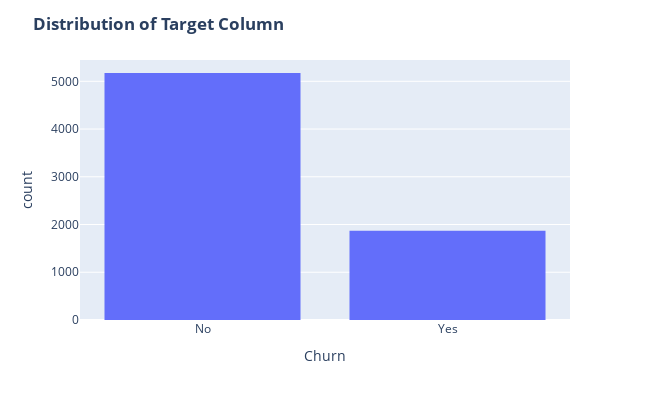

Notebook cell for this chart:
### Code cell
# Class distribution of the target column

fig = px.histogram(df, x = "Churn", barmode = "group")
fig.update_layout(width = 650, height = 400, bargap = 0.2, title_text = "<b>Distribution of Target Column</b>")
fig.show()

### Figure 1 — Plotly figure (JSON) as saved in the notebook; plotly's stock layout.template omitted (floating-point values rounded to 4 significant figures; data arrays with more than 128 entries replaced by an {"elided": "..."} marker saying what was removed)
{"data": [{"alignmentgroup": "True", "bingroup": "x", "hovertemplate": "Churn=%{x}<br>count=%{y}<extra></extra>", "legendgroup": "", "marker": {"color": "#636efa", "pattern": {"shape": ""}}, "name": "", "offsetgroup": "", "orientation": "v", "showlegend": false, "type": "histogram", "x": {"elided": "7043 str values"}, "xaxis": "x", "yaxis": "y"}], "layout": {"bargap": 0.2, "barmode": "group", "height": 400, "legend": {"tracegroupgap": 0}, "margin": {"t": 60}, "title": {"text": "<b>Distribution of Target Column</b>"}, "width": 650, "xaxis": {"anchor": "y", "autorange": true, "domain": [0, 1], "range": [-0.5, 1.5], "title": {"text": "Churn"}, "type": "category"}, "yaxis": {"anchor": "x", "autorange": true, "domain": [0, 1], "range": [0, 5446.0], "title": {"text": "count"}}}}
